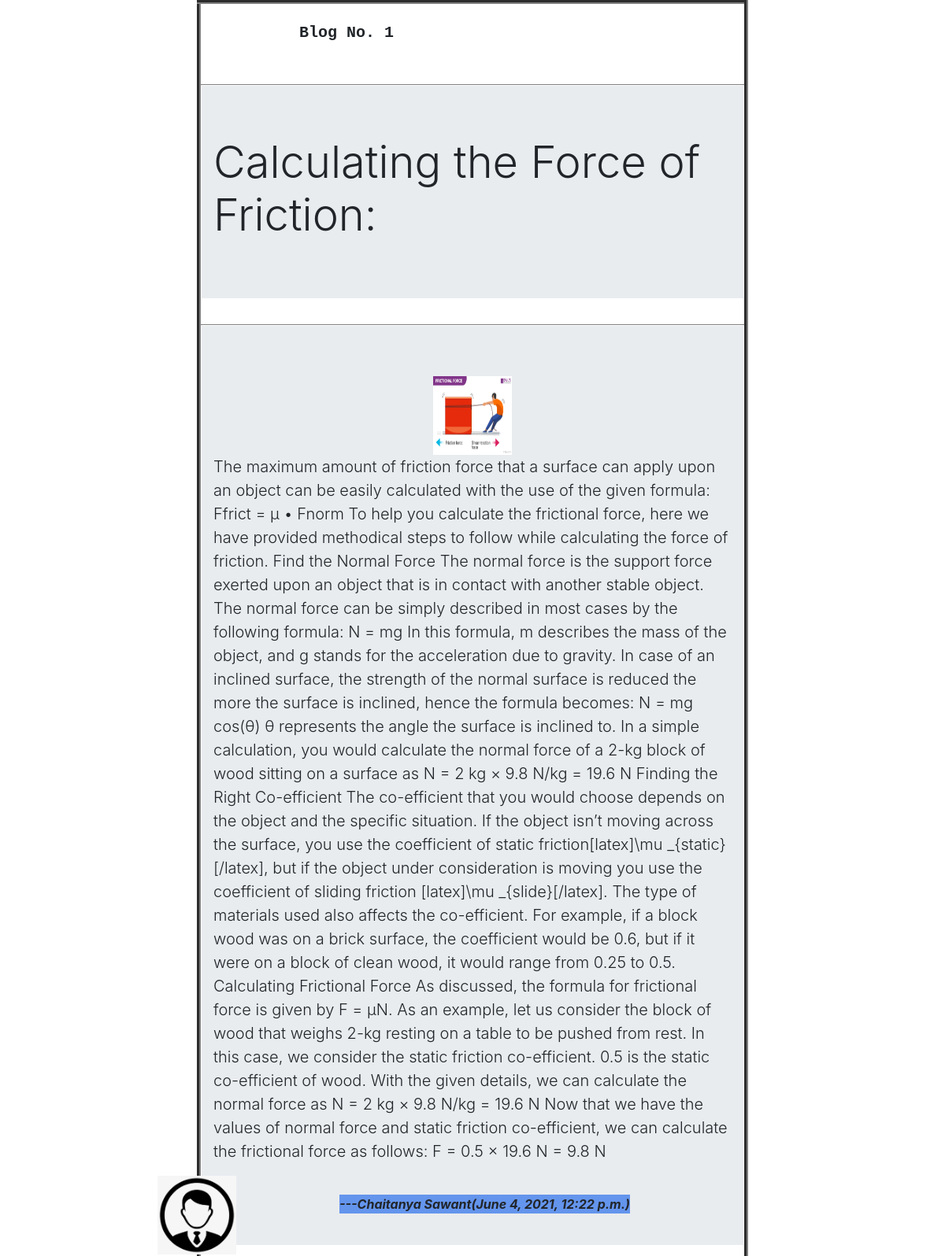
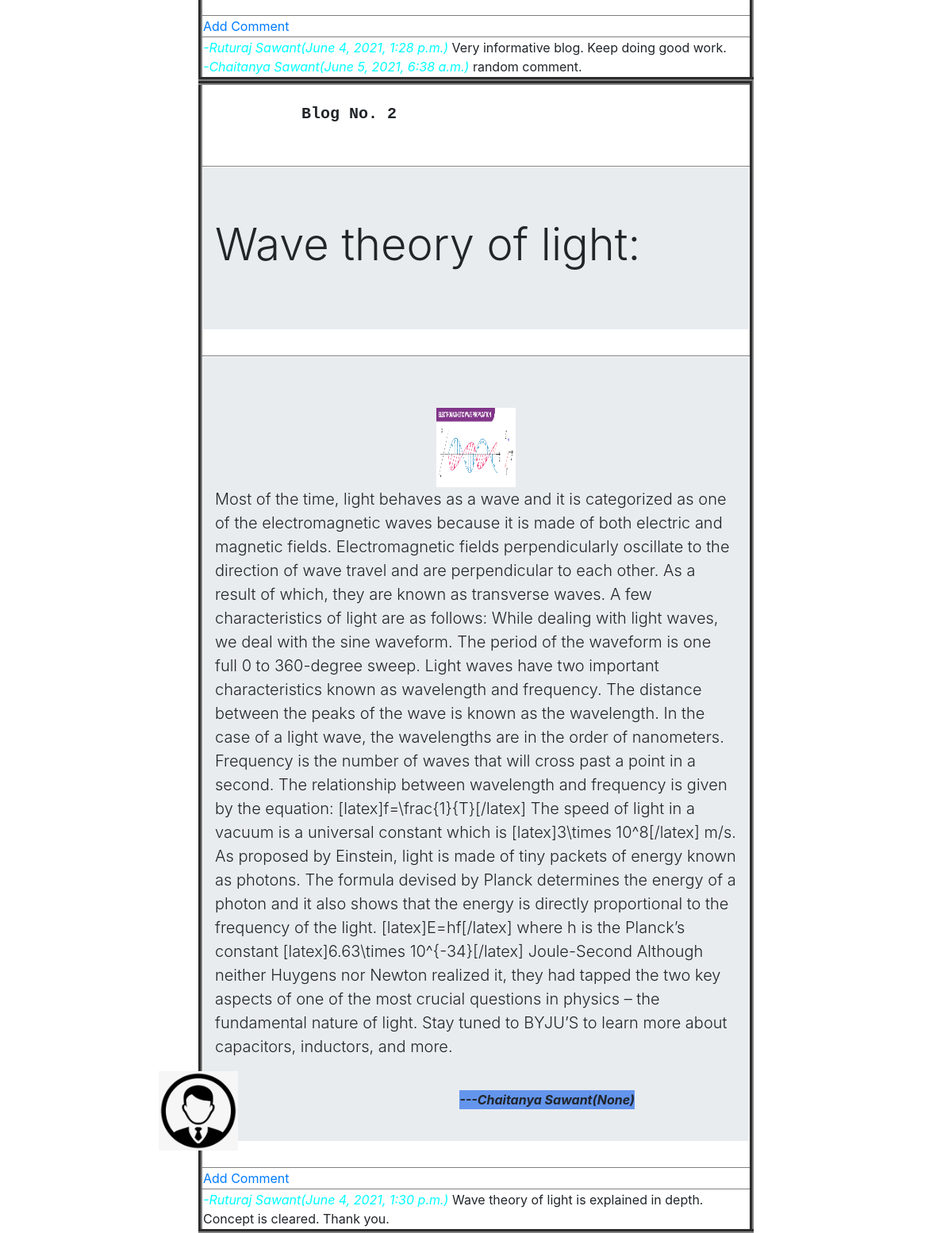
/show_comment/ (upper part), run on the app's committed database (2 pictures, top to bottom).
### blogs/models.py (models this page shows, shortened)
class Blogs(models.Model):
    title=models.CharField(max_length=200)
    blog_content=models.TextField(max_length=10200)
    user_blog=models.ForeignKey(userDetails,on_delete=models.CASCADE)
    img1=models.ImageField(upload_to='blog_images',null=True,blank=True)
    img2=models.ImageField(upload_to='blog_images',null=True,blank=True)
    time=models.DateTimeField(auto_now_add=True,null=True)
    class Meta:
        db_table="All Blogs"

class userDetails(models.Model):
    name = models.TextField(max_length=40)
    email = models.EmailField()
    password=models.TextField(max_length=20)
    profile=models.ImageField(upload_to='blog_user_profile',null=True, blank=True)
    """
    title=models.CharField(max_length=200,default='No Title')
    blog=models.TextField(max_length=10000,default='No Title')
    comment=models.TextField(max_length=1000,default='No Comments')
    """
    class Meta:
        db_table="User Details"
    def __str__(self):
        return self.name

class Comments(models.Model):
    time=models.DateTimeField(auto_now_add=True)
    blog_title=models.TextField(max_length=200,default='No Blog Title')
    comment=models.TextField(max_length=500)
    user_comment=models.ForeignKey(userDetails,on_delete=models.CASCADE)
    class Meta:
        db_table="All Comments"

### blogs/views.py (the view)
# urls.py: path('show_comment/',show_comments,name='show_comments'),
def show_comments(request):
    all_users=userDetails.objects.all()
    all_data=Comments.objects.all()
    all_blogs=Blogs.objects.all()
    print(all_users)
    return render(request,'show comments.html',{'all_comments':all_data,
                                                'all_users':all_users,'all_blogs':all_blogs
                                                })

### templates/show comments.html (shortened to what this page needs)
<!DOCTYPE html>
<html lang="en">
<head>
    <link rel="stylesheet" href="https://maxcdn.bootstrapcdn.com/bootstrap/4.0.0/css/bootstrap.min.css">
</head>
<body>
{% if all_blogs %}
{% for blog in all_blogs%}
<center>
    <table border="5px" width="700px">
        <tr>
            <th>
                <pre>
                    <b style="font-size:20px;position:absolute;right:700px;"> Blog No. {{forloop.counter}}</b>
                </pre>
            </th>
        </tr>
        <tr>
            <th>
                <div class="jumbotron jumbotron-fluid">
                      <div class="container">
                            <h1 class="display-4">{{blog.title}}</h1>
                      </div>
                </div>
            </th>
        </tr>
        <tr>
            <th>
                <div class="jumbotron jumbotron-fluid">
                      <div class="container">
                          <center>
                          {% if blog.img1 %}
                          <img src="{{blog.img1.url}}" height="100px" width="100px">
                            {% endif %}
                            </center>
                        <p class="lead">{{blog.blog_content}}</p>
                          {% for i in all_users %}
                    {% if i.id == blog.user_blog_id %}
                          {% if i.profile %}
                          <img src="{{i.profile.url}}" height="100px" width="100px" style="position:absolute;right:900px;" alt="Profile is not uploaded."><br>
                          {% endif %}
                    <i style="background-color:CornflowerBlue; position:absolute;right:400px;">---{{ i.name}}({{blog.time}})</i>
                    {% endif %}
                    {% endfor %}
                      </div>
                </div>
            </th>
        </tr>
        <tr>
            <td>
                <a href="{% url 'comment_login' blog.title %}" title="Add a comment" > Add Comment</a>
            </td>
        </tr>
        <tr>
            <td>
                {% if all_comments %}
                    {% for comment in all_comments %}
                        {% if blog.title == comment.blog_title %}
                        <i style="color:cyan;">-{{comment.user_comment.name}}({{comment.time}})</i>
                        {{comment.comment}}<br>
                        {% endif %}
                    {% endfor %}
                {% endif %}
            </td>
        </tr>
</table>
    </center>
{% endfor %}
{% endif %}
</body>
</html>

### data on the page
Blogs: title "Calculating the Force of Friction:", img1 (picture), blog_content "The maximum amount of friction force that a surface can apply upon an object can be easily calculated with the use of the given formula: Ffrict = µ • Fnorm To help you calculate the frictional force, here we have provided methodical steps to follow while calculating the force of friction. Find the Normal Force The normal force is the support force exerted upon an object that is in contact with another stable object. The normal force can be simply described in most cases by the following formula: N = mg In this formula, m describes the mass of the object, and g stands for the acceleration due to gravity. In case of an inclined surface, the strength of the normal surface is reduced the more…", time "June 4, 2021, 12:22 p.m."
userDetails: profile (placeholder picture), name "Chaitanya Sawant"
Comments: user_comment.name "Ruturaj Sawant", time "June 4, 2021, 1:28 p.m.", comment "Very informative blog. Keep doing good work."
Comments: user_comment.name "Chaitanya Sawant", time "June 5, 2021, 6:38 a.m.", comment "random comment."
Blogs: title "Wave theory of light:", img1 (picture), blog_content "Most of the time, light behaves as a wave and it is categorized as one of the electromagnetic waves because it is made of both electric and magnetic fields. Electromagnetic fields perpendicularly oscillate to the direction of wave travel and are perpendicular to each other. As a result of which, they are known as transverse waves. A few characteristics of light are as follows: While dealing with light waves, we deal with the sine waveform. The period of the waveform is one full 0 to 360-degree sweep. Light waves have two important characteristics known as wavelength and frequency. The distance between the peaks of the wave is known as the wavelength. In the case of a light wave, the…", time "None"
Comments: user_comment.name "Ruturaj Sawant", time "June 4, 2021, 1:30 p.m.", comment "Wave theory of light is explained in depth. Concept is cleared. Thank you."
